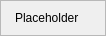
<?xml version="1.0" encoding="UTF-8"?>
<ui version="4.0">
 <class>MessageDialog</class>
 <widget class="QDialog" name="MessageDialog">
  <property name="geometry">
   <rect>
    <x>0</x>
    <y>0</y>
    <width>106</width>
    <height>35</height>
   </rect>
  </property>
  <property name="sizePolicy">
   <sizepolicy hsizetype="Preferred" vsizetype="Preferred">
    <horstretch>0</horstretch>
    <verstretch>0</verstretch>
   </sizepolicy>
  </property>
  <property name="maximumSize">
   <size>
    <width>16777215</width>
    <height>16777215</height>
   </size>
  </property>
  <property name="sizeIncrement">
   <size>
    <width>0</width>
    <height>0</height>
   </size>
  </property>
  <property name="windowTitle">
   <string>Placeholder</string>
  </property>
  <layout class="QVBoxLayout" name="verticalLayout">
   <property name="leftMargin">
    <number>0</number>
   </property>
   <property name="topMargin">
    <number>0</number>
   </property>
   <property name="rightMargin">
    <number>0</number>
   </property>
   <property name="bottomMargin">
    <number>0</number>
   </property>
   <item>
    <widget class="QFrame" name="messageCard">
     <property name="frameShape"><enum>QFrame::StyledPanel</enum></property>
     <property name="frameShadow"><enum>QFrame::Plain</enum></property>
     <layout class="QVBoxLayout" name="messageLayout">
      <property name="leftMargin"><number>14</number></property>
      <property name="topMargin"><number>10</number></property>
      <property name="rightMargin"><number>14</number></property>
      <property name="bottomMargin"><number>10</number></property>
      <item>
       <widget class="QLabel" name="message">
        <property name="sizePolicy">
         <sizepolicy hsizetype="MinimumExpanding" vsizetype="MinimumExpanding">
          <horstretch>0</horstretch>
          <verstretch>0</verstretch>
         </sizepolicy>
        </property>
        <property name="maximumSize">
         <size><width>520</width><height>16777215</height></size>
        </property>
        <property name="text"><string>Placeholder</string></property>
        <property name="textFormat"><enum>Qt::RichText</enum></property>
        <property name="alignment"><set>Qt::AlignLeft|Qt::AlignVCenter</set></property>
        <property name="wordWrap"><bool>true</bool></property>
        <property name="margin"><number>0</number></property>
        <property name="textInteractionFlags"><set>Qt::NoTextInteraction</set></property>
       </widget>
      </item>
     </layout>
    </widget>
   </item>
  </layout>
 </widget>
 <resources/>
 <connections/>
</ui>
